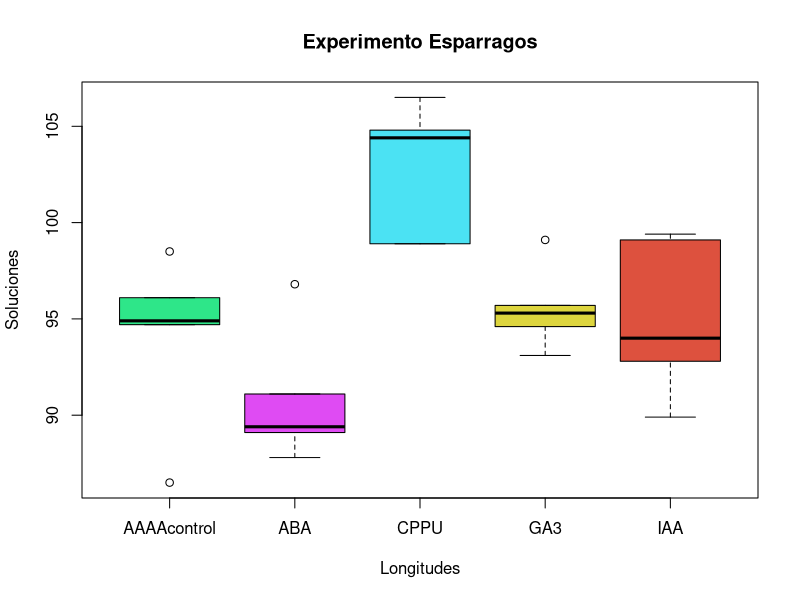
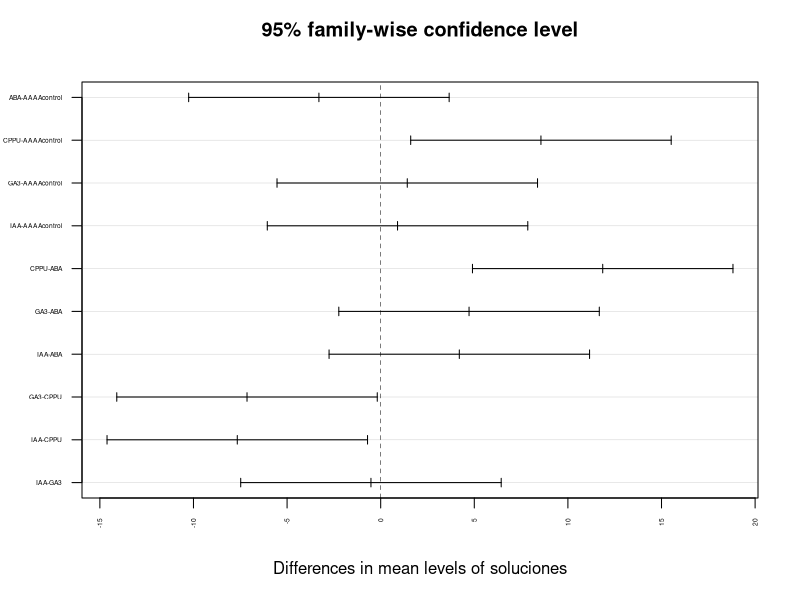
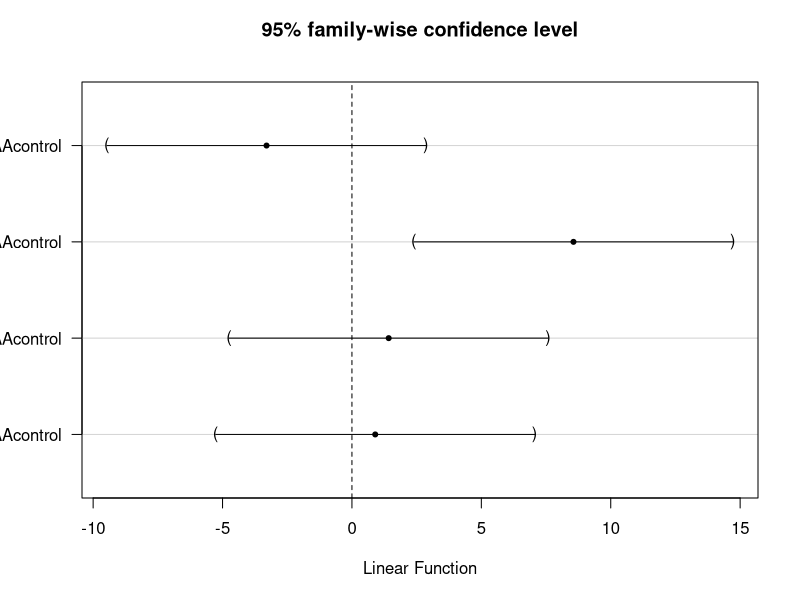

Generate these figures, in order, with R:
#Prueba de Tukey Dunnet 

#Hacer comparaciones de tratamientos
#Ver prueba de Dunnet 

#El efecto de los reguladores de crecimiento de las plantas sobre el alargamiento de esparr´agos fu´e investigado por 
#Yang-Gyu and Woolley (2006).
#La tasa de alargamiento de los tallos es un factor importante que determina el rendimiento 
#final de los esp´arragos en muchas condiciones clim´aticas
#templadas. Se cosecharon tallos de plantas de esp´arragos Jersey Giant
#de 6 a˜nos de edad cultivadas en una plantaci´on comercial en Bulls (latitud 40.2S, 
#longitud 175.4E), Nueva Zelanda. Los tallos fueron cosechados
#al azar y transportadas del campo al laboratorio para su investigaci´on.
#Despu´es de recortar a 80 mm de longitud, las tallos se sumergieron por
#completo durante 1 h en Soluciones acuosas de 10 mg l-1 de concentraci´on
#de ´acido indol-3-ac´etico (IAA), ´acido absc´ısico (ABA), GA3 o CPPU (Sitofex EC 2.0 %; 
#SKW, Trostberg, Alemania) en tubos de ensayo. Los tallos
#de control se sumergieron en agua destilada durante 1 h. El experimento
#fue un dise˜no completamente aleatorizado con cinco repeticiones (tallos)
#por tratamiento. Los datos resultantes (longitud final del tallo en mm) se
#muestran a continuaci´on:

################################################
### Entering data: studs ###
################################################
################################################
AAAAcontrol<-c(94.7,96.1,86.5,98.5,94.9)
IAA<-c(89.9,94.0,99.1,92.8,99.4)
ABA<-c(96.8,87.8,89.1,91.1,89.4)
GA3<-c(99.1,95.3,94.6,93.1,95.7)
CPPU<-c(104.4,98.9,98.9,106.5,104.8)
longitudes<-c(AAAAcontrol,IAA,ABA,GA3,CPPU)
soluciones<-rep(c("AAAAcontrol","IAA","ABA","GA3","CPPU"),
                each=5) #each para repetir datos

soluciones=factor(soluciones) #Factor - Que es esto?  

#marco de trabajo
datojesp = data.frame(longitudes, soluciones)

attach(datojesp)

#analisis descriptivo
boxplot(longitudes ~ soluciones,data=datojesp,col=c("#2EE689","#DF4BF3","#4BE2F3", "#DDD53E", "#DD513E")
        , xlab="Longitudes", ylab="Soluciones", main="Experimento Esparragos")

#crear modelo en este caso es ANOVA
modeloesp = aov(longitudes ~ soluciones, data = datojesp)
resumen_modeloesp = summary(modeloesp)
p_valor_aov = resumen_modeloesp[[1]][["Pr(>F)"]][1] #cargar el resumen del anova como variable y acceder al p-valor

if(p_valor_aov >= 0.05){
  print(paste("Existen pruebas suficientes para aceptar la hipotesis nula entonces 
        no hay diferencias significativas entre tratamientos con p valor (p >= 0.05): ", p_valor_aov))
} else {
  print(paste("Se rechaza la hipotesis nula si hay diferencias significativas entre tratamientos con p valor (p < 0.05): ", p_valor_aov))
}

#prueba de Tukey
#Es metodo compara parejas de medias y ver si existen diferencias significativas entre ellas
#elegir la hipotesis correcta y no elegir
#alguna debido solo por el azar, es para hacer comparaciones de pares.
#el metodo de Tukey nos dice si las diferencias observadas son mayores que las que
#se esperaria por azar.
#Da un forma de diferenciar las diferencias significativa a las debidas por el azar

prueba_tukey = TukeyHSD(modeloesp)
prueba_tukey #el p valor se compara con el nivel se significancia 0.05 por lo general

# Acceder a los valores-p
p_valores_tukey = prueba_tukey[["soluciones"]][, "p adj"]
p_valores_tukey

# Acceder a los valores-p
p_valores_tukey = prueba_tukey[["soluciones"]][, "p adj"]

# Acceder a los nombres de los tratamientos
nombres_tratamientos = rownames(prueba_tukey[["soluciones"]])

# Definir el nivel de significancia
alpha = 0.05

# Comparar los valores-p con el nivel de significancia
for (i in 1:length(p_valores_tukey)) {
  tratamiento1 = strsplit(nombres_tratamientos[i], "-")[[1]][1]
  tratamiento2 = strsplit(nombres_tratamientos[i], "-")[[1]][2]
  
  if (p_valores_tukey[i] < alpha) {
    cat("La diferencia entre el tratamiento", tratamiento1, "y el tratamiento", tratamiento2, "es estadísticamente significativa (p-valor =", 
        round(p_valores_tukey[i], 4), ")\n")
  } else {
    cat("La diferencia entre el tratamiento", tratamiento1, "y el tratamiento", tratamiento2, "no es estadísticamente significativa (p-valor =", 
        round(p_valores_tukey[i], 4), ")\n")
  }
}

plot(prueba_tukey, las = 2, cex.axis = 0.4) 

#Las lineas horizontales el intervalo de confianza del 95% para la diferencia entre dos medias de 
#tratamientos no intercepta el valor cero, entonces se considera que hay una 
#diferencia estadísticamente significativa entre esos dos tratamientos al nivel de confianza del 95%.

#Algunas pautas clave para interpretar el gráfico de la prueba de Tukey:
  
#Si el intervalo de confianza NO cruza el cero, hay una diferencia significativa entre esos dos tratamientos.
#Cuanto más alejado del cero esté el intervalo de confianza, mayor será la diferencia significativa.
#Si el intervalo de confianza cruza el cero, no hay evidencia suficiente para afirmar que existe una 
#diferencia significativa entre esos dos tratamientos.

#raya punteada justo en cero
#es un grafico de un intervalo de confianza y los no que tocan el valor cero indica que hay
#diferencias estadisticas de los tratamientos para este caso CPPU-ABA

#Hipotesis de la prueba de Tukey

#H  que la media de i es igual a media de j
#A que la media de i es diferente de media de j



#Prueba de Dunnet

#Esta prueba permite hacer comparaciones de los tratamientos o grupos con el
#control (Muestra no sometido a ningun tratamiento) y ver si existen
#diferencias significativas entre algunos tratamientos y el control

#install.packages("mvtnorm")
#install.packages("multcomp")
#install.packages("survival")

#Como cargar varias librerias en un sola linea de codigo
library(mvtnorm)
library(multcomp)
library(survival)

# Crear el objeto de contraste de Dunnett
dunnett_prueba = glht(modeloesp, linfct = mcp(soluciones = "Dunnett"), alternative = "two.sided")
resumen_dunnet = summary(dunnett_prueba)
resumen_dunnet

# Obtener los p-valores de la prueba de Dunnett
pvalores_dunnett <- summary(dunnett_prueba)$test$pvalues


# Obtener los nombres de los tratamientos (excepto el control)
nombres_tratamientos <- rownames(resumen_dunnet$test)[-1]

# Definir el nivel de significancia (comúnmente 0.05)
alpha <- 0.05

#nombres de los tratamientos
nombres_tratamientos <- levels(datojesp$soluciones)[-1]
nombres_tratamientos

for (i in 1:length(pvalores_dunnett)) {
  # Obtener el nombre del tratamiento actual
  nombre_tratamiento <- nombres_tratamientos[i]
  
  # Obtener el p-valor ajustado actual
  pvalor <- pvalores_dunnett[i]
  
  # Realizar la comparación con el control
  if (pvalor < alpha) {
    # Si el p-valor es menor que el nivel de significancia
    cat("El tratamiento", nombre_tratamiento, "- AAAAcontrol difiere significativamente del control.\n")
  } else {
    # Si el p-valor es mayor o igual que el nivel de significancia
    cat("El tratamiento", nombre_tratamiento, "- AAAAcontrol no difiere significativamente del control.\n")
  }
}


#Grafica de la prueba de Dunnet
plot(resumen_dunnet) #solo una tiene diferencias entre ellas
#he incluyendo el control
#Si el intervalo de confianza no se cruza con la linea vertical
#en cero, eso indica que existe diferencias significativas entre
#los tratamientos y el control para esta caso se observa diferencias
#significativas entre CPPU contra el tratamiento.

#Hipotesis de la prueba de Dunnet
#Hipotesis nula: cada tratamiento es igual al control
#Hipotesis alternativa: al menos alguno de los tratamientos es diferente al control
